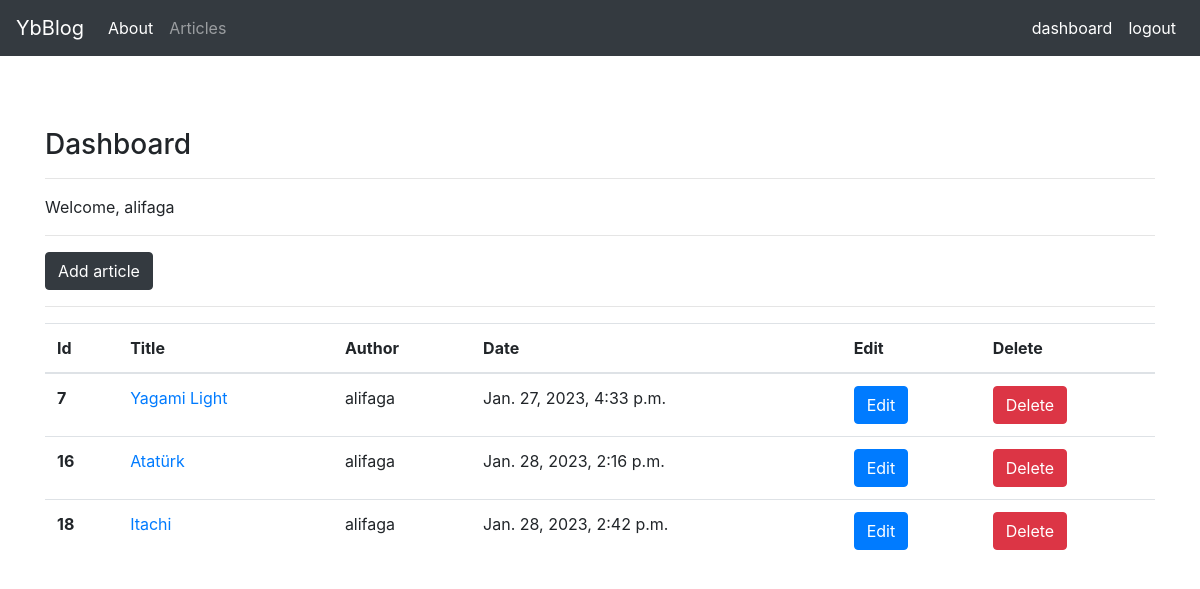
Screenshot of /articles/dashboard/ (signed in) with the database file from the repository.
### article/models.py (models this page shows, shortened)
class Article(models.Model):
    author = models.ForeignKey(
        "auth.User", on_delete=models.CASCADE, verbose_name="Yazar "
    )
    title = models.CharField(max_length=50, verbose_name="Başlık")
    content = RichTextField()
    created_date = models.DateTimeField(
        auto_now_add=True, verbose_name="Oluşturulma Tarihi"
    )
    article_image = models.FileField(
        blank=True, null=True, verbose_name="Makaleye Fotoğraf Ekleyin"
    )

### article/views.py (the view)
# urls.py: path("dashboard/", views.dashboard, name="dashboard"),
@login_required(login_url="user:login")
def dashboard(request):
    articles = Article.objects.filter(author=request.user)
    context = {"articles": articles}
    return render(request, "dashboard.html", context)

### templates/dashboard.html
{% extends "layout.html" %} {% block body %}
<h3>Dashboard</h3>
<hr />
<p>Welcome, {{request.user.username}}</p>
<hr />
<a class="btn btn-dark" href="/articles/addarticle">Add article</a>
<hr />
{% if articles %}
<table class="table">
  <thead>
    <tr>
      <th scope="col">Id</th>
      <th scope="col">Title</th>
      <th scope="col">Author</th>
      <th scope="col">Date</th>
      <th scope="col">Edit</th>
      <th scope="col">Delete</th>
    </tr>
  </thead>
  <tbody>
    {% for article in articles %}
    <tr>
      <th scope="row">{{article.id}}</th>
      <td><a href="/articles/detail/{{article.id}}">{{article.title}}</a></td>
      <td>{{article.author.username}}</td>
      <td>{{article.created_date}}</td>
      <td>
        <a href="/articles/update/{{article.id}}" class="btn btn-primary"
          >Edit</a
        >
      </td>
      <td>
        <a href="/articles/delete/{{article.id}}" class="btn btn-danger"
          >Delete</a
        >
      </td>
    </tr>
    {% endfor %}
  </tbody>
</table>
{% else %}
<div class="alert alert-danger" role="alert">There is no such article</div>
{% endif %} {% endblock body %}

### rows the page displays
Article: id "7", title "Yagami Light", author.username "alifaga", created_date "Jan. 27, 2023, 4:33 p.m."
Article: id "16", title "Atatürk", author.username "alifaga", created_date "Jan. 28, 2023, 2:16 p.m."
Article: id "18", title "Itachi", author.username "alifaga", created_date "Jan. 28, 2023, 2:42 p.m."

### other values shown
{{ request.user.username }} "alifaga"
